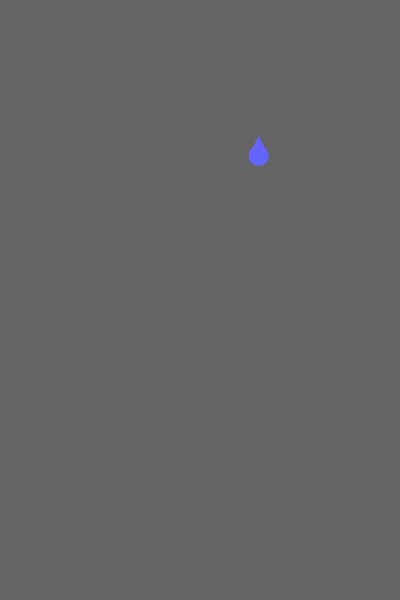
Frame 1 (no input)
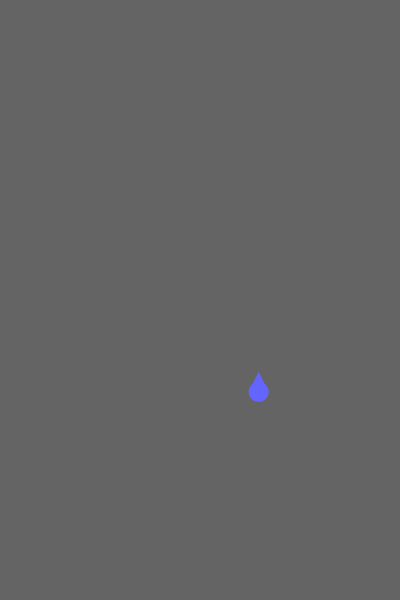
Frame 60 (the mouse pressed at the canvas centre just before this capture)
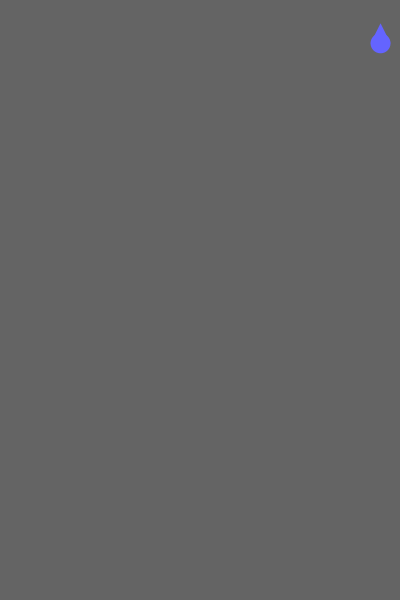
Frame 120 (the mouse held since frame 60 and released just before this capture)

The Processing sketch that drew these frames (run headless with seeded random() and noise(); from frame 60 on, the mouse is pressed at the canvas centre):

// Processing sketch: dropObjectExample
// ── dropObjectExample.pde
Drop myDrop = new Drop();

void setup () {
  size( 400, 600);
  myDrop.xPosition = random(width);
  myDrop.yPosition = random(height);
  noStroke();
}
void draw() {
  background(100);
  fill(100, 100, 255);
  triangle(myDrop.xPosition-myDrop.dropWidth/2, myDrop.yPosition, 
            myDrop.xPosition+myDrop.dropWidth/2, myDrop.yPosition, 
            myDrop.xPosition, myDrop.yPosition-myDrop.dropWidth);
    ellipse(myDrop.xPosition, myDrop.yPosition, myDrop.dropWidth, myDrop.dropWidth);
    
    myDrop.yPosition += myDrop.ySpeed;
    
    if (myDrop.yPosition > height) {
      //reset at top
      myDrop.yPosition = 0;
      myDrop.xPosition = random(width);
      myDrop.ySpeed = random(5, 10);
    }
}
// ── Drop.pde
class Drop {
  float xPosition;
  float yPosition;
  float ySpeed = 4;
  float dropWidth = 20;
  
  Drop() {}
}
